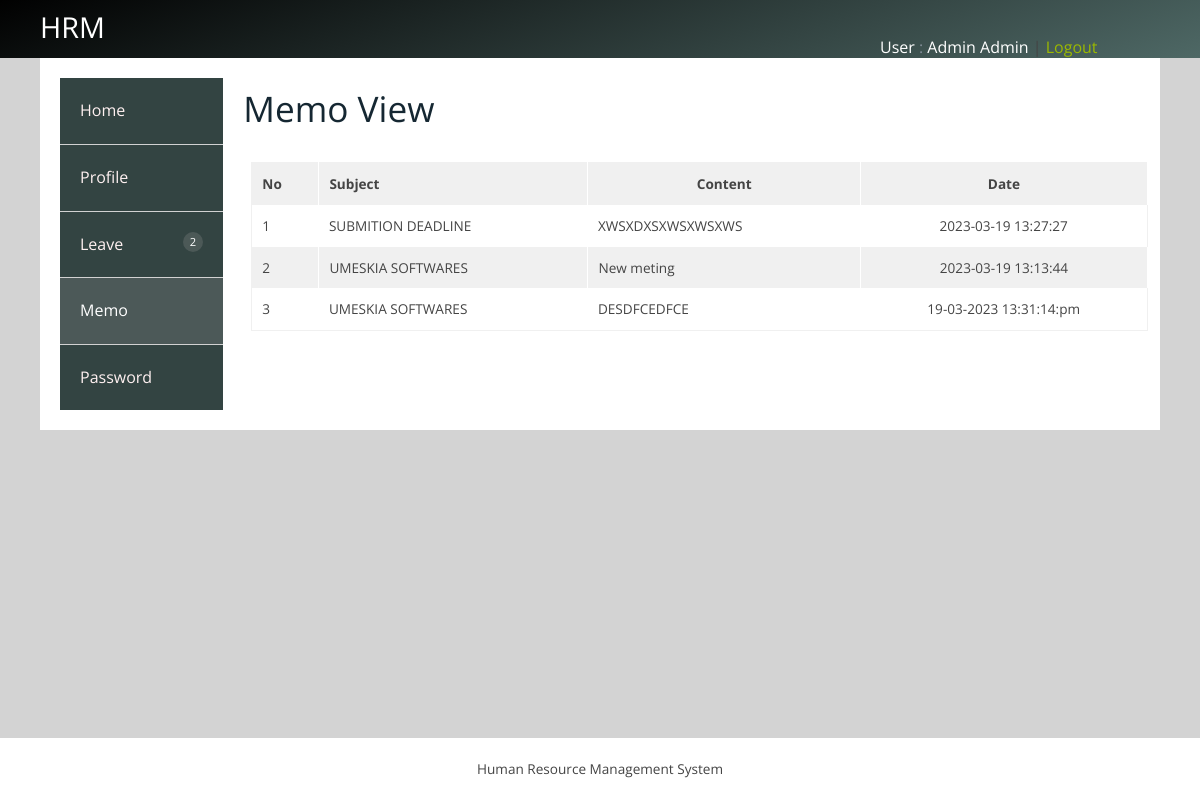
Screenshot of /user/memo.php (signed in) with the database file from the repository.
### tables this page shows
CREATE TABLE `memo` (
  `ID` int(11) NOT NULL,
  `Subject` text NOT NULL,
  `Content` text NOT NULL,
  `Date` varchar(500) NOT NULL
);

### user/memo.php (the view, shortened to what this page needs)
<?php include('userheader.php'); ?>
<?php
$dbs = new database();
$db = $dbs->connection();
?>
<div class="s-12 l-10">
  <div class="w3l-table-info">
    <h2>Memo View</h2>
    <br>
    <table id="table">
      <thead>
        <tr>
          <th style="text-transform: capitalize;">No</th>
          <th style="text-transform: capitalize;">Subject</th>
          <th style="text-transform: capitalize; text-align: center;">Content</th>
          <th style="text-transform: capitalize; text-align: center;">Date</th>
        </tr>
      </thead>
      <tbody>
        <?php
        $Memo = mysqli_query($db, "select * from memo order by Date desc");
        $i = 0;
        while ($MemoData = mysqli_fetch_array($Memo)) {
          $i++;
        ?>
          <tr>
            <td><?php echo $i; ?></td>
            <td><?php echo $MemoData['Subject']; ?></td>
            <td style="text-align: left;"><?php echo $MemoData['Content']; ?></td>
            <td style="text-align: center;"><?php echo $MemoData['Date']; ?></td>
          </tr>
        <?php
        }
        ?>
      </tbody>
    </table>
  </div>
</div>
<?php include('userfooter.php'); ?>

### user/css/responsee.css (style rules this page uses)
* { -webkit-box-sizing:border-box; -moz-box-sizing:border-box; box-sizing:border-box; margin:0; }
body { background:none repeat scroll 0 0 #d3d3d3; font-size:16px; font-family:"Open Sans",Arial,sans-serif; color:#444; }
h1,h2,h3,h4,h5,h6 { color:#152732; font-weight: normal; line-height: 1.3; margin:0.5rem 0; }
h2 { font-size:2.2rem; }
p,li,dl,blockquote,table,kbd { font-size: 0.85rem; line-height: 1.6; }
table { background:none repeat scroll 0 0 #fff; border:1px solid #f0f0f0; border-collapse:collapse; border-spacing:0; text-align:left; width:100%; margin-left: 8px; }
table tr td, table tr th { padding:0.625rem; }
table tfoot, table thead,table tr:nth-of-type(2n) { background:none repeat scroll 0 0 #f0f0f0; }
th,table tr:nth-of-type(2n) td { border-right:1px solid #fff; }
.s-1, .s-2, .s-five,.s-3, .s-4, .s-5, .s-6, .s-7, .s-8, .s-9, .s-10, .s-11, .s-12, .m-1, .m-2, .m-five, .m-3, .m-4, .m-5, .m-6, .m-7, .m-8, .m-9, .m-10, .m-11, .m-12, .l-1, .l-2, .l-five, .l-3, .l-4, .l-5, .l-6, .l-7, .l-8, .l-9, .l-10, .l-11, .l-12 { float:left; position:static; }
.s-12 { width:100%; }
.margin > .s-1,.margin > .s-2,.margin > .s-five,.margin > .s-3,.margin > .s-4,.margin > .s-5,.margin > .s-6,.margin > .s-7,.margin > .s-8,.margin > .s-9,.margin > .s-10,.margin > .s-11,.margin > .s-12, .margin > .m-1,.margin > .m-2,.margin > .m-five,.margin > .m-3,.margin > .m-4,.margin > .m-5,.margin > .m-6,.margin > .m-7,.margin > .m-8,.margin > .m-9,.margin > .m-10,.margin > .m-11,.margin > .m-12, .margin > .l-1,.margin > .l-2,.margin > .l-five,.margin > .l-3,.margin > .l-4,.margin > .l-5,.margin > .l-6,.margin > .l-7,.margin > .l-8,.margin > .l-9,.margin > .l-10,.margin > .l-11,.margin > .l-12 { padding:0 0.625rem; }
.l-10 { width:83.3333%; }

### rows the page displays
memo: Subject "SUBMITION DEADLINE", Content "XWSXDXSXWSXWSXWS", Date "2023-03-19 13:27:27"
memo: Subject "UMESKIA SOFTWARES", Content "New meting", Date "2023-03-19 13:13:44"
memo: Subject "UMESKIA SOFTWARES", Content "DESDFCEDFCE", Date "19-03-2023 13:31:14:pm"

### other values shown
$_SESSION['User']['FirstName'] "Admin"
$_SESSION['User']['LastName'] "Admin"
